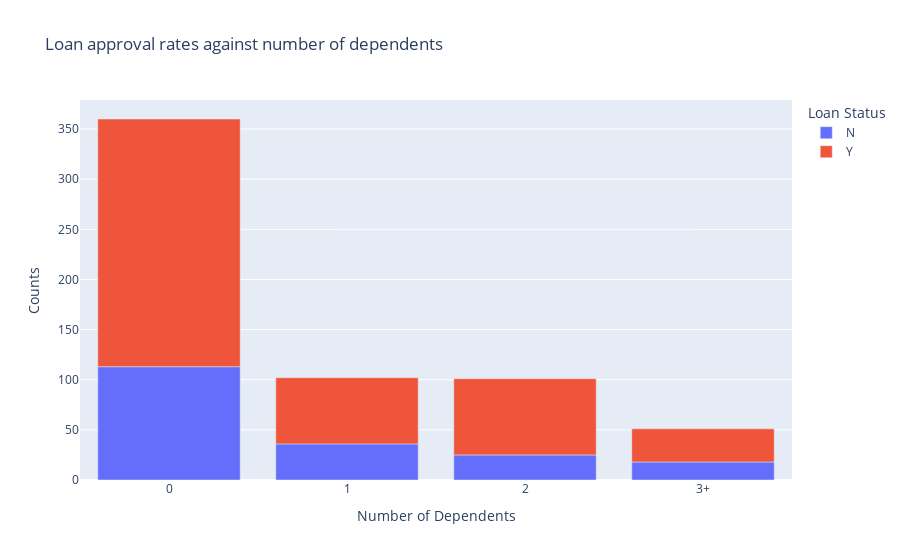

Write notebook code for a chart like this one.
### Code cell
fig=px.bar(result,x='Dependents',y='Gender',
          color='Loan_Status',
          labels={'Loan_Status':'Loan Status','Gender':'Counts',
                  'Dependents':'Number of Dependents'},
          title='Loan approval rates against number of dependents')
fig.show()
#it appears applicants with less number of dependents tend to get their 
# loans approved as compared with those with larger number of dependents
# as shown in the visualization. It can also be observed that, those with
#less number of dependents are more compared with those with large number 
#of dependents

### Figure 1 — Plotly figure (JSON) as saved in the notebook; plotly's stock layout.template omitted (floating-point values rounded to 4 significant figures)
{"data": [{"alignmentgroup": "True", "hovertemplate": "Loan Status=N<br>Number of Dependents=%{x}<br>Counts=%{y}<extra></extra>", "legendgroup": "N", "marker": {"color": "#636efa", "pattern": {"shape": ""}}, "name": "N", "offsetgroup": "N", "orientation": "v", "showlegend": true, "textposition": "auto", "type": "bar", "x": ["0", "1", "2", "3+"], "xaxis": "x", "y": [113, 36, 25, 18], "yaxis": "y"}, {"alignmentgroup": "True", "hovertemplate": "Loan Status=Y<br>Number of Dependents=%{x}<br>Counts=%{y}<extra></extra>", "legendgroup": "Y", "marker": {"color": "#EF553B", "pattern": {"shape": ""}}, "name": "Y", "offsetgroup": "Y", "orientation": "v", "showlegend": true, "textposition": "auto", "type": "bar", "x": ["0", "1", "2", "3+"], "xaxis": "x", "y": [247, 66, 76, 33], "yaxis": "y"}], "layout": {"autosize": true, "barmode": "relative", "legend": {"title": {"text": "Loan Status"}, "tracegroupgap": 0}, "title": {"text": "Loan approval rates against number of dependents"}, "xaxis": {"anchor": "y", "autorange": true, "domain": [0, 1], "range": [-0.5, 3.5], "title": {"text": "Number of Dependents"}, "type": "category"}, "yaxis": {"anchor": "x", "autorange": true, "domain": [0, 1], "range": [0, 378.9], "title": {"text": "Counts"}, "type": "linear"}}}
